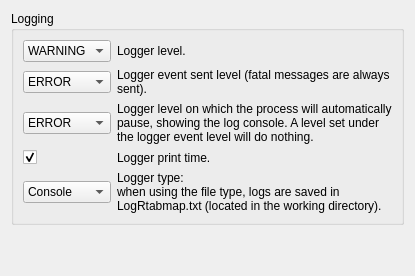
               <widget class="QWidget" name="page_8">
                <layout class="QVBoxLayout" name="verticalLayout_43">
                 <item>
                  <widget class="QGroupBox" name="groupBox_logging1">
                   <property name="title">
                    <string>Logging</string>
                   </property>
                   <layout class="QGridLayout" name="gridLayout_40" columnstretch="0,1">
                    <item row="0" column="0">
                     <widget class="QComboBox" name="comboBox_loggerLevel">
                      <property name="currentIndex">
                       <number>2</number>
                      </property>
                      <property name="sizeAdjustPolicy">
                       <enum>QComboBox::AdjustToContents</enum>
                      </property>
                      <item>
                       <property name="text">
                        <string>DEBUG</string>
                       </property>
                      </item>
                      <item>
                       <property name="text">
                        <string>INFO</string>
                       </property>
                      </item>
                      <item>
                       <property name="text">
                        <string>WARNING</string>
                       </property>
                      </item>
                      <item>
                       <property name="text">
                        <string>ERROR</string>
                       </property>
                      </item>
                     </widget>
                    </item>
                    <item row="0" column="1">
                     <widget class="QLabel" name="label_60">
                      <property name="text">
                       <string>Logger level.</string>
                      </property>
                      <property name="wordWrap">
                       <bool>true</bool>
                      </property>
                     </widget>
                    </item>
                    <item row="1" column="0">
                     <widget class="QComboBox" name="comboBox_loggerEventLevel">
                      <property name="currentIndex">
                       <number>3</number>
                      </property>
                      <property name="sizeAdjustPolicy">
                       <enum>QComboBox::AdjustToContents</enum>
                      </property>
                      <item>
                       <property name="text">
                        <string>DEBUG</string>
                       </property>
                      </item>
                      <item>
                       <property name="text">
                        <string>INFO</string>
                       </property>
                      </item>
                      <item>
                       <property name="text">
                        <string>WARNING</string>
                       </property>
                      </item>
                      <item>
                       <property name="text">
                        <string>ERROR</string>
                       </property>
                      </item>
                     </widget>
                    </item>
                    <item row="1" column="1">
                     <widget class="QLabel" name="label_61">
                      <property name="text">
                       <string>Logger event sent level (fatal messages are always sent).</string>
                      </property>
                      <property name="wordWrap">
                       <bool>true</bool>
                      </property>
                     </widget>
                    </item>
                    <item row="2" column="0">
                     <widget class="QComboBox" name="comboBox_loggerPauseLevel">
                      <property name="currentIndex">
                       <number>3</number>
                      </property>
                      <property name="sizeAdjustPolicy">
                       <enum>QComboBox::AdjustToContents</enum>
                      </property>
                      <item>
                       <property name="text">
                        <string>DEBUG</string>
                       </property>
                      </item>
                      <item>
                       <property name="text">
                        <string>INFO</string>
                       </property>
                      </item>
                      <item>
                       <property name="text">
                        <string>WARNING</string>
                       </property>
                      </item>
                      <item>
                       <property name="text">
                        <string>ERROR</string>
                       </property>
                      </item>
                      <item>
                       <property name="text">
                        <string>FATAL</string>
                       </property>
                      </item>
                     </widget>
                    </item>
                    <item row="2" column="1">
                     <widget class="QLabel" name="label_62">
                      <property name="text">
                       <string>Logger level on which the process will automatically pause, showing the log console. A level set under the logger event level will do nothing.</string>
                      </property>
                      <property name="wordWrap">
                       <bool>true</bool>
                      </property>
                     </widget>
                    </item>
                    <item row="3" column="0">
                     <widget class="QCheckBox" name="checkBox_logger_printTime">
                      <property name="text">
                       <string/>
                      </property>
                      <property name="checked">
                       <bool>true</bool>
                      </property>
                     </widget>
                    </item>
                    <item row="3" column="1">
                     <widget class="QLabel" name="label_67">
                      <property name="text">
                       <string>Logger print time.</string>
                      </property>
                      <property name="wordWrap">
                       <bool>true</bool>
                      </property>
                     </widget>
                    </item>
                    <item row="4" column="0">
                     <widget class="QComboBox" name="comboBox_loggerType">
                      <property name="currentIndex">
                       <number>1</number>
                      </property>
                      <property name="sizeAdjustPolicy">
                       <enum>QComboBox::AdjustToContents</enum>
                      </property>
                      <item>
                       <property name="text">
                        <string>No log</string>
                       </property>
                      </item>
                      <item>
                       <property name="text">
                        <string>Console</string>
                       </property>
                      </item>
                      <item>
                       <property name="text">
                        <string>File</string>
                       </property>
                      </item>
                     </widget>
                    </item>
                    <item row="4" column="1">
                     <widget class="QLabel" name="label_68">
                      <property name="text">
                       <string>Logger type: 
when using the file type, logs are saved in LogRtabmap.txt (located in the working directory).</string>
                      </property>
                      <property name="wordWrap">
                       <bool>true</bool>
                      </property>
                     </widget>
                    </item>
                   </layout>
                  </widget>
                 </item>
                 <item>
                  <spacer name="verticalSpacer_2">
                   <property name="orientation">
                    <enum>Qt::Vertical</enum>
                   </property>
                   <property name="sizeHint" stdset="0">
                    <size>
                     <width>20</width>
                     <height>40</height>
                    </size>
                   </property>
                  </spacer>
                 </item>
                </layout>
               </widget>
